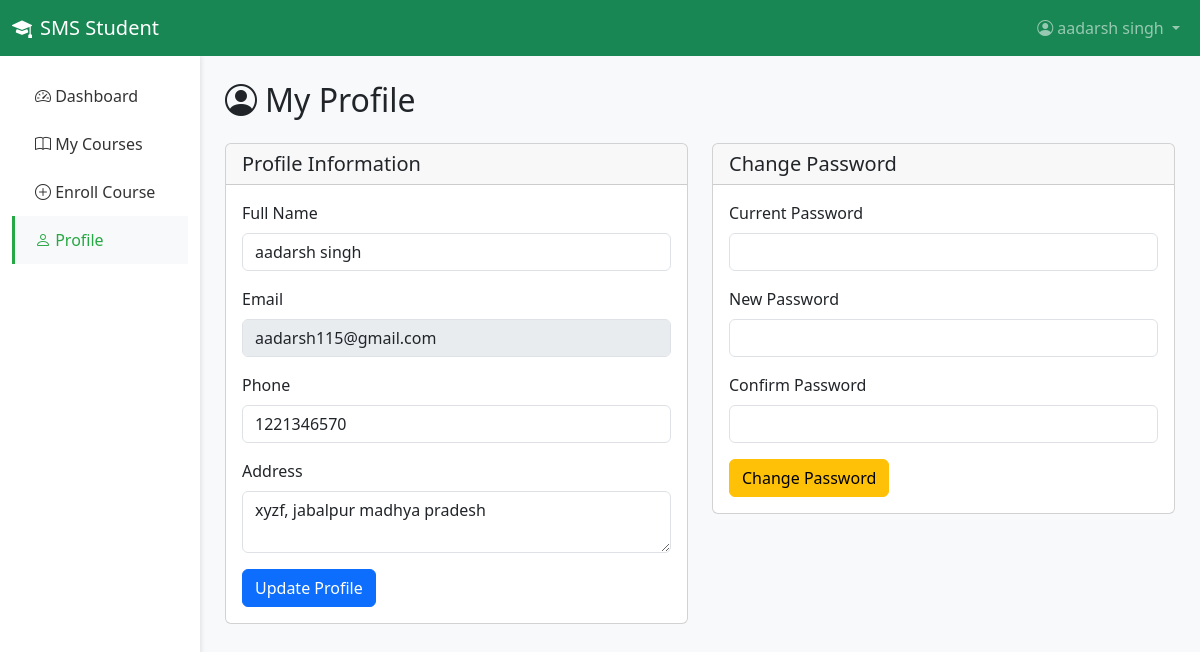
Page /student/profile.php (signed in) on the committed database.
### tables this page shows
CREATE TABLE `students` (
  `id` varchar(36) NOT NULL,
  `name` varchar(150) NOT NULL,
  `email` varchar(150) NOT NULL,
  `phone` varchar(20) DEFAULT NULL,
  `address` text DEFAULT NULL,
  `password_hash` varchar(255) NOT NULL,
  `created_at` timestamp NOT NULL DEFAULT current_timestamp()
);

### student/profile.php (the view, shortened to what this page needs)
<?php
require_once '../config.php';
$student_id = $_SESSION['student_id'];
$stmt = $conn->prepare("SELECT * FROM students WHERE id = ?");
$stmt->bind_param("s", $student_id);
$stmt->execute();
$result = $stmt->get_result();
$student = $result->fetch_assoc();
?>
<!DOCTYPE html>
<html lang="en">
<head>
    <link href="https://cdn.jsdelivr.net/npm/bootstrap@5.3.0/dist/css/bootstrap.min.css" rel="stylesheet">
    <link rel="stylesheet" href="https://cdn.jsdelivr.net/npm/bootstrap-icons@1.10.0/font/bootstrap-icons.css">
</head>
<body>
    <nav class="navbar navbar-expand-lg navbar-dark bg-success">
        <div class="container-fluid">
            <a class="navbar-brand" href="dashboard.php">
                <i class="bi bi-mortarboard-fill me-2"></i>SMS Student
            </a>
            <ul class="navbar-nav ms-auto">
                <li class="nav-item dropdown">
                    <a class="nav-link dropdown-toggle" href="#" role="button" data-bs-toggle="dropdown">
                        <i class="bi bi-person-circle me-1"></i><?php echo htmlspecialchars($_SESSION['student_name']); ?>
                    </a>
                </li>
            </ul>
        </div>
    </nav>
    <div class="container-fluid">
        <div class="row">
            <div class="col-md-3 col-lg-2 sidebar">
                <ul class="nav flex-column pt-3">
                    <li class="nav-item">
                        <a class="nav-link" href="dashboard.php">
                            <i class="bi bi-speedometer2"></i> Dashboard
                        </a>
                    </li>
                    <li class="nav-item">
                        <a class="nav-link" href="my_courses.php">
                            <i class="bi bi-book"></i> My Courses
                        </a>
                    </li>
                    <li class="nav-item">
                        <a class="nav-link" href="enroll_course.php">
                            <i class="bi bi-plus-circle"></i> Enroll Course
                        </a>
                    </li>
                    <li class="nav-item">
                        <a class="nav-link active" href="profile.php">
                            <i class="bi bi-person"></i> Profile
                        </a>
                    </li>
                </ul>
            </div>
            <main class="col-md-9 ms-sm-auto col-lg-10 main-content">
                <h2 class="mb-4"><i class="bi bi-person-circle me-2"></i>My Profile</h2>
                <div class="row">
                    <div class="col-lg-6">
                        <div class="card">
                            <div class="card-header">
                                <h5 class="mb-0">Profile Information</h5>
                            </div>
                            <div class="card-body">
                                <form method="POST" action="../php/code.php">
                                    <div class="mb-3">
                                        <label class="form-label">Full Name</label>
                                        <input type="text" class="form-control" name="name" value="<?php echo htmlspecialchars($student['name']); ?>" required>
                                    </div>
                                    <div class="mb-3">
                                        <label class="form-label">Email</label>
                                        <input type="email" class="form-control" value="<?php echo htmlspecialchars($student['email']); ?>" disabled>
                                    </div>
                                    <div class="mb-3">
                                        <label class="form-label">Phone</label>
                                        <input type="tel" class="form-control" name="phone" value="<?php echo htmlspecialchars($student['phone'] ?? ''); ?>">
                                    </div>
                                    <div class="mb-3">
                                        <label class="form-label">Address</label>
                                        <textarea class="form-control" name="address" rows="2"><?php echo htmlspecialchars($student['address'] ?? ''); ?></textarea>
                                    </div>
                                    <button type="submit" class="btn btn-primary" name="update">Update Profile</button>
                                </form>
                            </div>
                        </div>
                    </div>
                    <div class="col-lg-6">
                        <div class="card">
                            <div class="card-header">
                                <h5 class="mb-0">Change Password</h5>
                            </div>
                            <div class="card-body">
                                <form action="../php/code.php" method="POST">
                                    <div class="mb-3">
                                        <label class="form-label">Current Password</label>
                                        <input type="password" class="form-control" name="current_password">
                                    </div>
                                    <div class="mb-3">
                                        <label class="form-label">New Password</label>
                                        <input type="password" class="form-control" name="new_password" minlength="6">
                                    </div>
                                    <div class="mb-3">
                                        <label class="form-label">Confirm Password</label>
                                        <input type="password" class="form-control" name="confirm_password" minlength="6">
                                    </div>
                                    <button type="submit" class="btn btn-warning" name="change_pass">Change Password</button>
                                </form>
                            </div>
                        </div>
                    </div>
                </div>
            </main>
        </div>
    </div>
</body>
</html>

### student/profile.php (style rules this page uses)
body { background-color: #f8f9fa; }
.sidebar { min-height: calc(100vh - 56px); background-color: #fff; box-shadow: 2px 0 4px rgba(0, 0, 0, .08); }
.sidebar .nav-link { color: #333; padding: 12px 20px; border-left: 3px solid transparent; }
.sidebar .nav-link.active { background-color: #f8f9fa; border-left-color: #28a745; color: #28a745; }
.main-content { padding: 25px; }

### rows in the picture
students: name "aadarsh singh", email "aadarsh115@gmail.com", phone "1221346570", address "xyzf, jabalpur madhya pradesh"

### other values in the picture
$_SESSION['student_name'] "aadarsh singh"
